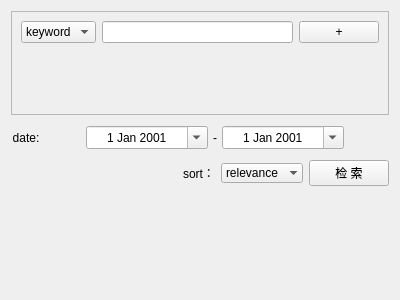
<?xml version="1.0" encoding="UTF-8"?>
<ui version="4.0">
 <class>advance_search</class>
 <widget class="QWidget" name="advance_search">
  <property name="geometry">
   <rect>
    <x>0</x>
    <y>0</y>
    <width>400</width>
    <height>300</height>
   </rect>
  </property>
  <property name="windowTitle">
   <string/>
  </property>
  <layout class="QVBoxLayout" name="verticalLayout">
   <item>
    <widget class="QScrollArea" name="scrollArea">
     <property name="widgetResizable">
      <bool>true</bool>
     </property>
     <property name="bc" stdset="0">
      <string>white</string>
     </property>
     <widget class="QWidget" name="search">
      <property name="geometry">
       <rect>
        <x>0</x>
        <y>0</y>
        <width>380</width>
        <height>103</height>
       </rect>
      </property>
      <layout class="QVBoxLayout" name="verticalLayout_2">
       <item>
        <widget class="QWidget" name="simple_search" native="true">
         <layout class="QHBoxLayout" name="horizontalLayout" stretch="1,3,0">
          <property name="leftMargin">
           <number>0</number>
          </property>
          <property name="topMargin">
           <number>0</number>
          </property>
          <property name="rightMargin">
           <number>0</number>
          </property>
          <property name="bottomMargin">
           <number>0</number>
          </property>
          <item>
           <widget class="QComboBox" name="range_box">
            <property name="sizeAdjustPolicy">
             <enum>QComboBox::AdjustToContents</enum>
            </property>
            <property name="bc" stdset="0">
             <string>blue2</string>
            </property>
            <item>
             <property name="text">
              <string>keyword</string>
             </property>
            </item>
            <item>
             <property name="text">
              <string>author</string>
             </property>
            </item>
            <item>
             <property name="text">
              <string>title</string>
             </property>
            </item>
           </widget>
          </item>
          <item>
           <widget class="QLineEdit" name="textsearch">
            <property name="styleSheet">
             <string notr="true"/>
            </property>
            <property name="clearButtonEnabled">
             <bool>true</bool>
            </property>
           </widget>
          </item>
          <item>
           <widget class="QPushButton" name="check_add">
            <property name="text">
             <string>+</string>
            </property>
            <property name="fs" stdset="0">
             <string>smaller</string>
            </property>
           </widget>
          </item>
         </layout>
        </widget>
       </item>
       <item>
        <spacer name="verticalSpacer">
         <property name="orientation">
          <enum>Qt::Vertical</enum>
         </property>
         <property name="sizeHint" stdset="0">
          <size>
           <width>20</width>
           <height>40</height>
          </size>
         </property>
        </spacer>
       </item>
      </layout>
     </widget>
    </widget>
   </item>
   <item>
    <widget class="QWidget" name="year" native="true">
     <layout class="QHBoxLayout" name="horizontalLayout_5" stretch="1,0,4,0,4,0">
      <property name="spacing">
       <number>5</number>
      </property>
      <property name="leftMargin">
       <number>0</number>
      </property>
      <property name="topMargin">
       <number>5</number>
      </property>
      <property name="rightMargin">
       <number>5</number>
      </property>
      <property name="bottomMargin">
       <number>5</number>
      </property>
      <item>
       <widget class="QLabel" name="label">
        <property name="text">
         <string>date:</string>
        </property>
        <property name="alignment">
         <set>Qt::AlignCenter</set>
        </property>
       </widget>
      </item>
      <item>
       <spacer name="horizontalSpacer">
        <property name="orientation">
         <enum>Qt::Horizontal</enum>
        </property>
        <property name="sizeHint" stdset="0">
         <size>
          <width>40</width>
          <height>20</height>
         </size>
        </property>
       </spacer>
      </item>
      <item>
       <widget class="QDateEdit" name="dateStart">
        <property name="sizePolicy">
         <sizepolicy hsizetype="Preferred" vsizetype="Fixed">
          <horstretch>0</horstretch>
          <verstretch>0</verstretch>
         </sizepolicy>
        </property>
        <property name="wrapping">
         <bool>true</bool>
        </property>
        <property name="frame">
         <bool>true</bool>
        </property>
        <property name="alignment">
         <set>Qt::AlignCenter</set>
        </property>
        <property name="accelerated">
         <bool>false</bool>
        </property>
        <property name="showGroupSeparator" stdset="0">
         <bool>false</bool>
        </property>
        <property name="calendarPopup">
         <bool>true</bool>
        </property>
        <property name="date">
         <date>
          <year>2001</year>
          <month>1</month>
          <day>1</day>
         </date>
        </property>
       </widget>
      </item>
      <item>
       <widget class="QLabel" name="spacer">
        <property name="text">
         <string>-</string>
        </property>
        <property name="alignment">
         <set>Qt::AlignCenter</set>
        </property>
       </widget>
      </item>
      <item>
       <widget class="QDateEdit" name="dateEnd">
        <property name="sizePolicy">
         <sizepolicy hsizetype="Preferred" vsizetype="Fixed">
          <horstretch>0</horstretch>
          <verstretch>0</verstretch>
         </sizepolicy>
        </property>
        <property name="alignment">
         <set>Qt::AlignCenter</set>
        </property>
        <property name="calendarPopup">
         <bool>true</bool>
        </property>
        <property name="date">
         <date>
          <year>2001</year>
          <month>1</month>
          <day>1</day>
         </date>
        </property>
       </widget>
      </item>
      <item>
       <spacer name="horizontalSpacer_2">
        <property name="orientation">
         <enum>Qt::Horizontal</enum>
        </property>
        <property name="sizeHint" stdset="0">
         <size>
          <width>40</width>
          <height>20</height>
         </size>
        </property>
       </spacer>
      </item>
     </layout>
    </widget>
   </item>
   <item>
    <layout class="QHBoxLayout" name="order_send">
     <item>
      <spacer name="horizontalSpacer_4">
       <property name="orientation">
        <enum>Qt::Horizontal</enum>
       </property>
       <property name="sizeHint" stdset="0">
        <size>
         <width>188</width>
         <height>20</height>
        </size>
       </property>
      </spacer>
     </item>
     <item>
      <widget class="QLabel" name="label_2">
       <property name="text">
        <string>sort：</string>
       </property>
      </widget>
     </item>
     <item>
      <widget class="QComboBox" name="order">
       <property name="layoutDirection">
        <enum>Qt::LeftToRight</enum>
       </property>
       <property name="frame">
        <bool>false</bool>
       </property>
       <property name="bc" stdset="0">
        <string>yellow</string>
       </property>
       <item>
        <property name="text">
         <string>relevance</string>
        </property>
       </item>
       <item>
        <property name="text">
         <string>oldest</string>
        </property>
       </item>
       <item>
        <property name="text">
         <string>newest</string>
        </property>
       </item>
      </widget>
     </item>
     <item>
      <widget class="QPushButton" name="buttonSend">
       <property name="sizePolicy">
        <sizepolicy hsizetype="Fixed" vsizetype="Preferred">
         <horstretch>0</horstretch>
         <verstretch>0</verstretch>
        </sizepolicy>
       </property>
       <property name="sizeIncrement">
        <size>
         <width>0</width>
         <height>0</height>
        </size>
       </property>
       <property name="baseSize">
        <size>
         <width>0</width>
         <height>0</height>
        </size>
       </property>
       <property name="text">
        <string> 检 索 </string>
       </property>
       <property name="bc" stdset="0">
        <string>green</string>
       </property>
       <property name="ico" stdset="0">
        <string>search</string>
       </property>
      </widget>
     </item>
    </layout>
   </item>
   <item>
    <spacer name="verticalSpacer_2">
     <property name="orientation">
      <enum>Qt::Vertical</enum>
     </property>
     <property name="sizeHint" stdset="0">
      <size>
       <width>20</width>
       <height>40</height>
      </size>
     </property>
    </spacer>
   </item>
  </layout>
 </widget>
 <resources/>
 <connections/>
</ui>
